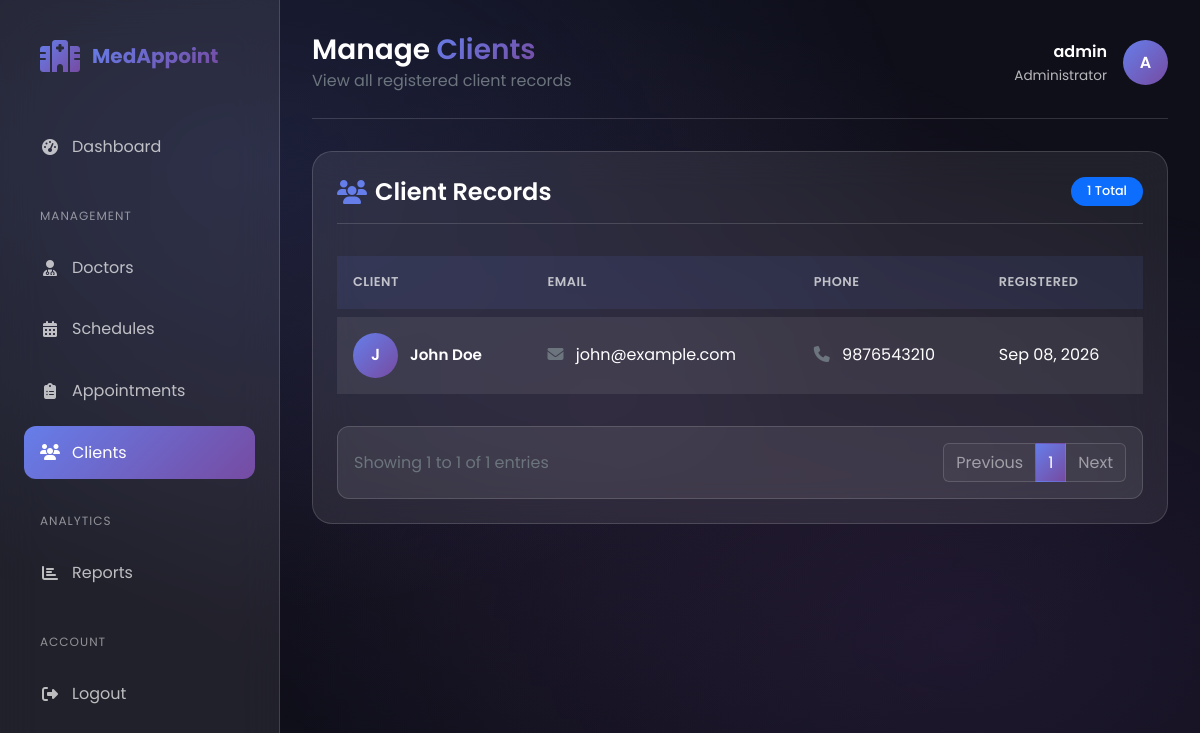
The page /admin/manage_clients.php (signed in) on the database its author committed.
### tables this page shows
CREATE TABLE IF NOT EXISTS `clients` (
  `id` int(11) NOT NULL AUTO_INCREMENT,
  `name` varchar(100) DEFAULT NULL,
  `email` varchar(100) DEFAULT NULL,
  `phone` varchar(20) DEFAULT NULL,
  `password` varchar(255) DEFAULT NULL,
  `address` text DEFAULT NULL,
  `date_of_birth` date DEFAULT NULL,
  `gender` enum('male','female','other') DEFAULT NULL,
  `created_at` timestamp NOT NULL DEFAULT current_timestamp(),
  PRIMARY KEY (`id`),
  UNIQUE KEY `email` (`email`)
);

### admin/manage_clients.php (the view, shortened to what this page needs)
<?php
include '../db.php';
$items_per_page = 10;
$page = isset($_GET['page']) ? (int)$_GET['page'] : 1;
$total_result = $conn->query("SELECT COUNT(*) as total FROM clients");
$total_records = $total_result->fetch_assoc()['total'];
$total_pages = ceil($total_records / $items_per_page);
$offset = ($page - 1) * $items_per_page;
$start_entry = $total_records > 0 ? $offset + 1 : 0;
$end_entry = min($offset + $items_per_page, $total_records);
$clients = $conn->query("SELECT * FROM clients ORDER BY id DESC LIMIT $offset, $items_per_page");
$admin_name = isset($_SESSION['admin_username']) ? $_SESSION['admin_username'] : 'Admin';
?>
<!DOCTYPE html>
<html lang="en">
<head>
    <link href="https://cdn.jsdelivr.net/npm/bootstrap@5.3.0/dist/css/bootstrap.min.css" rel="stylesheet">
    <link href="https://cdnjs.cloudflare.com/ajax/libs/font-awesome/6.4.0/css/all.min.css" rel="stylesheet">
    <link href="../css/style.css" rel="stylesheet">
</head>
<body>
    <div class="admin-wrapper">
        <aside class="admin-sidebar" id="sidebar">
            <div class="sidebar-brand">
                <i class="fas fa-hospital-alt"></i>
                <span>MedAppoint</span>
            </div>
            <ul class="sidebar-menu">
                <li>
                    <a href="dashboard.php">
                        <i class="fas fa-tachometer-alt"></i>
                        Dashboard
                    </a>
                </li>
                <li class="sidebar-section">Management</li>
                <li>
                    <a href="manage_doctors.php">
                        <i class="fas fa-user-md"></i>
                        Doctors
                    </a>
                </li>
                <li>
                    <a href="manage_schedules.php">
                        <i class="fas fa-calendar-alt"></i>
                        Schedules
                    </a>
                </li>
                <li>
                    <a href="view_appointments.php">
                        <i class="fas fa-clipboard-list"></i>
                        Appointments
                    </a>
                </li>
                <li>
                    <a href="manage_clients.php" class="active">
                        <i class="fas fa-users"></i>
                        Clients
                    </a>
                </li>
                <li class="sidebar-section">Analytics</li>
                <li>
                    <a href="reports.php">
                        <i class="fas fa-chart-bar"></i>
                        Reports
                    </a>
                </li>
                <li class="sidebar-section">Account</li>
                <li>
                    <a href="../logout.php">
                        <i class="fas fa-sign-out-alt"></i>
                        Logout
                    </a>
                </li>
            </ul>
        </aside>
        <main class="admin-main">
            <div class="admin-header">
                <div>
                    <h1>Manage <span>Clients</span></h1>
                    <p class="text-secondary mb-0">View all registered client records</p>
                </div>
                <div class="admin-user">
                    <div class="admin-user-info">
                        <div class="name"><?php echo htmlspecialchars($admin_name); ?></div>
                        <div class="role">Administrator</div>
                    </div>
                    <div class="admin-avatar">
                        <?php echo strtoupper(substr($admin_name, 0, 1)); ?>
                    </div>
                </div>
            </div>
            <div class="content-card">
                <div class="content-card-header">
                    <h4><i class="fas fa-users"></i> Client Records</h4>
                    <span class="badge bg-primary"><?php echo $clients->num_rows; ?> Total</span>
                </div>
                <div class="table-responsive">
                    <table class="table">
                        <thead>
                            <tr>
                                <th>Client</th>
                                <th>Email</th>
                                <th>Phone</th>
                                <th>Registered</th>
                            </tr>
                        </thead>
                        <tbody>
                            <?php if ($clients && $clients->num_rows > 0): ?>
                                <?php while ($client = $clients->fetch_assoc()) { ?>
                                <tr>
                                    <td>
                                        <div class="client-info">
                                            <div class="client-avatar">
                                                <?php echo strtoupper(substr($client['name'], 0, 1)); ?>
                                            </div>
                                            <div class="client-details">
                                                <h6><?php echo htmlspecialchars($client['name']); ?></h6>
                                            </div>
                                        </div>
                                    </td>
                                    <td>
                                        <i class="fas fa-envelope me-2 text-secondary"></i>
                                        <?php echo htmlspecialchars($client['email']); ?>
                                    </td>
                                    <td>
                                        <i class="fas fa-phone me-2 text-secondary"></i>
                                        <?php echo htmlspecialchars($client['phone']); ?>
                                    </td>
                                    <td>
                                        <?php echo isset($client['created_at']) ? date('M d, Y', strtotime($client['created_at'])) : 'N/A'; ?>
                                    </td>
                                </tr>
                                <?php } ?>
                            <?php endif; ?>
                        </tbody>
                    </table>
                </div>
                <?php if ($total_records > 0): ?>
                <div class="d-flex justify-content-between align-items-center mt-4 p-3" style="background: var(--glass-bg); border-radius: var(--radius-md); border: 1px solid var(--glass-border);">
                    <div class="text-secondary">
                        Showing <?php echo $start_entry; ?> to <?php echo $end_entry; ?> of <?php echo $total_records; ?> entries
                    </div>
                    <nav>
                        <ul class="pagination mb-0">
                            <li class="page-item <?php echo ($page <= 1) ? 'disabled' : ''; ?>">
                                <a class="page-link" href="?page=<?php echo $page - 1; ?>">Previous</a>
                            </li>
                            <?php for ($i = 1; $i <= $total_pages; $i++): ?>
                            <li class="page-item <?php echo ($page == $i) ? 'active' : ''; ?>">
                                <a class="page-link" href="?page=<?php echo $i; ?>"><?php echo $i; ?></a>
                            </li>
                            <?php endfor; ?>
                            <li class="page-item <?php echo ($page >= $total_pages) ? 'disabled' : ''; ?>">
                                <a class="page-link" href="?page=<?php echo $page + 1; ?>">Next</a>
                            </li>
                        </ul>
                    </nav>
                </div>
                <?php endif; ?>
            </div>
        </main>
    </div>
</body>
</html>

### css/style.css (style rules this page uses)
:root { --primary-gradient: linear-gradient(135deg, #667eea 0%, #764ba2 100%); --secondary-gradient: linear-gradient(135deg, #f093fb 0%, #f5576c 100%); --ocean-gradient: linear-gradient(135deg, #0077B6 0%, #00B4D8 50%, #48CAE4 100%); --dark-gradient: linear-gradient(135deg, #1a1a2e 0%, #16213e 100%); --primary-color: #667eea; --secondary-color: #764ba2; --accent-color: #f093fb; --success-color: #10b981; --warning-color: #f59e0b; --danger-color: #ef4444; --info-color: #3b82f6; --bg-dark: #0f0f1a; --bg-card: rgba(255, 255, 255, 0.05); --bg-glass: rgba(255, 255, 255, 0.1); --text-primary: #ffffff; --text-secondary: rgba(255, 255, 255, 0.7); --text-muted: rgba(255, 255, 255, 0.5); --glass-bg: rgba(255, 255, 255, 0.08); --glass-border: rgba(255, 255, 255, 0.15); --glass-shadow: 0 8px 32px rgba(0, 0, 0, 0.3); --spacing-xs: 0.5rem; --spacing-sm: 1rem; --spacing-md: 1.5rem; --spacing-lg: 2rem; --spacing-xl: 3rem; --radius-sm: 8px; --radius-md: 12px; --radius-lg: 20px; --radius-xl: 30px; --transition-fast: 0.2s ease; --transition-normal: 0.3s ease; --transition-slow: 0.5s ease; }
* { margin: 0; padding: 0; box-sizing: border-box; }
html { scroll-behavior: smooth; }
body { font-family: 'Poppins', sans-serif; background: var(--bg-dark); color: var(--text-primary); min-height: 100vh; overflow-x: hidden; line-height: 1.6; }
body::before { content: ''; position: fixed; top: 0; left: 0; width: 100%; height: 100%; background: radial-gradient(ellipse at 20% 20%, rgba(102, 126, 234, 0.15) 0%, transparent 50%), radial-gradient(ellipse at 80% 80%, rgba(118, 75, 162, 0.15) 0%, transparent 50%), radial-gradient(ellipse at 50% 50%, rgba(240, 147, 251, 0.05) 0%, transparent 70%); pointer-events: none; z-index: -1; }
h1, h2, h3, h4, h5, h6 { font-weight: 600; line-height: 1.3; margin-bottom: var(--spacing-sm); }
h1 { font-size: 3rem; }
h4 { font-size: 1.5rem; }
h6 { font-size: 1rem; }
p { color: var(--text-secondary); margin-bottom: var(--spacing-sm); }
a { color: var(--primary-color); text-decoration: none; transition: var(--transition-fast); }
.table { --bs-table-bg: transparent; --bs-table-color: var(--text-primary); border-collapse: separate; border-spacing: 0 0.5rem; }
.table thead th { background: var(--glass-bg); border: none; padding: 1rem; font-weight: 600; color: var(--text-secondary); text-transform: uppercase; font-size: 0.85rem; letter-spacing: 0.5px; }
.table tbody tr { background: var(--glass-bg); transition: var(--transition-normal); }
.table tbody td { border: none; padding: 1rem; vertical-align: middle; }
.badge { padding: 0.5rem 1rem; border-radius: var(--radius-xl); font-weight: 500; font-size: 0.8rem; }

### rows shown on the page
clients: name "J", name "John Doe", email "john@example.com", phone "9876543210", created_at "Sep 08, 2026"

### other values the page prints
$admin_name "admin"
substr($admin_name, 0, 1) "A"
$clients->num_rows "1"
$start_entry "1"
$end_entry "1"
$total_records "1"
